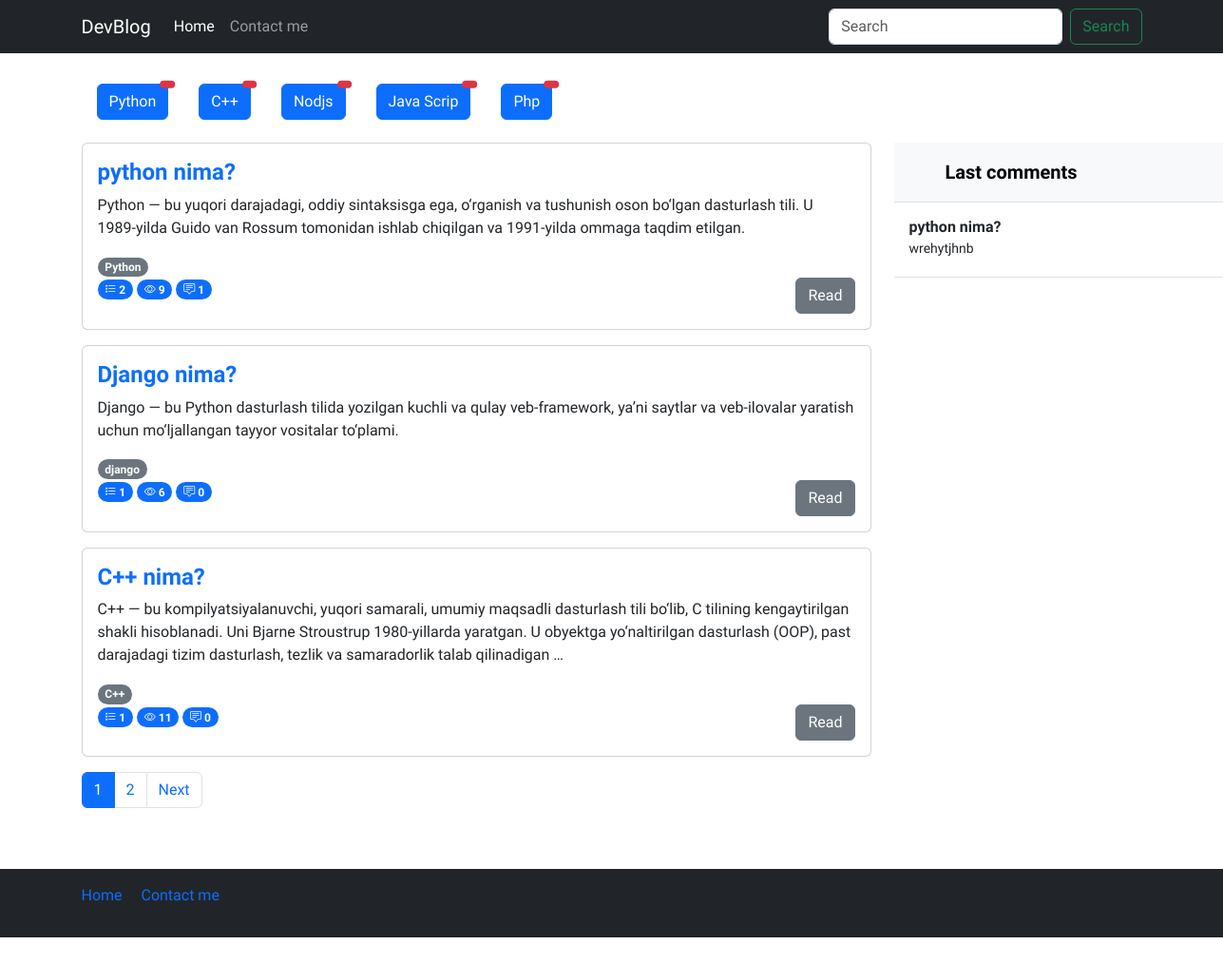
The page / on the database its author committed.
### pageapp/models.py (models this page shows, shortened)
class Category(models.Model):
    name = models.CharField(max_length=500)
    slug = models.CharField(max_length=250)

class Post(models.Model):
    title = models.CharField(max_length=200)
    body = models.TextField()
    author = models.CharField(max_length=100)
    category = models.ForeignKey(Category, on_delete=models.PROTECT, related_name='categories')
    tag = models.ManyToManyField(Tag)
    views = models.PositiveIntegerField(default=0)
    publish_date = models.DateTimeField(auto_now_add=True)
    published = models.BooleanField(default=True)
    on_top = models.BooleanField(default=True)

class Tag(models.Model):
    name = models.CharField(max_length=500)
    slug = models.CharField(max_length=250)

class Comment(models.Model):
    author = models.CharField(max_length=100,blank=False)
    comment = models.TextField(verbose_name = "Comment")
    post = models.ForeignKey(Post,on_delete=models.CASCADE, related_name='comments')

### pageapp/views.py (the view)
# urls.py: path('', views.home_page, name='home'),
def home_page(request):
    categories = Category.objects.all()
    posts = Post.objects.all()
    paginator = Paginator(posts, 3)
    page_number = request.GET.get("page")
    page_obj = paginator.get_page(page_number)
    last_comments = Comment.objects.all().order_by("-id")[:10]
    data = {
        "categories": categories,
        "page_obj": page_obj,
        "last_comments": last_comments
    }
    return render(request=request, template_name='index.html', context=data)

### templates/index.html (shortened to what this page needs)
{% load static %}
<!DOCTYPE html>
<html lang="en">
  <head>
    <link rel="stylesheet" href="{% static 'css/style.css' %}" />
    <link
      rel="stylesheet"
      href="https://cdn.jsdelivr.net/npm/bootstrap-icons@1.11.3/font/bootstrap-icons.min.css"
    />
    <link
      href="https://cdn.jsdelivr.net/npm/bootstrap@5.3.2/dist/css/bootstrap.min.css"
      rel="stylesheet"
    />
  </head>
  <body>
    <header>
      <nav class="navbar navbar-expand-md navbar-dark bg-dark mb-4">
        <div class="container">
          <a class="navbar-brand" href="/">DevBlog</a>
          <div class="collapse navbar-collapse" id="navbarCollapse">
            <ul class="navbar-nav me-auto mb-2 mb-md-0">
              <li class="nav-item">
                <a class="nav-link active" aria-current="page" href="{% url 'blog:home' %}">Home</a>
              </li>
              <li class="nav-item">
                <a class="nav-link" href="{% url 'blog:contact' %}">Contact me</a>
              </li>
            </ul>
            <form
              class="d-flex"
              role="search"
              action="{% url 'blog:search' %}"
              method="get"
            >
              <input
                class="form-control me-2"
                name="query"
                type="search"
                placeholder="Search"
                aria-label="Search"
                control-id="ControlID-1"
              />
              <button
                class="btn btn-outline-success"
                type="submit"
                control-id="ControlID-2"
              >
                Search
              </button>
            </form>
          </div>
        </div>
      </nav>
    </header>
    <main>
      <section>
        <div class="container-md">
          <div class="d-flex flex-wrap my-3">
            {% for cat in categories %}
            <div class="d-flex flex-wrap mx-3 my-2">
              <a
                href="{% url 'blog:category_list' cat.slug %}"
                class="btn btn-primary position-relative"
              >
                {{ cat.name }}
                <span
                  class="position-absolute top-0 start-100 translate-middle badge rounded-pill bg-danger"
                >
                </span>
              </a>
            </div>
            {% endfor %}
          </div>
        </div>
        <div class="container-md">
          <div class="row">
            <div class="col-sm-12 col-md-9">
              {% for post in page_obj %}
              <div class="card mb-3">
                <div class="card-body">
                  <div class="content">
                    <a
                      href="{% url 'blog:detail' post.id %}"
                      class="text-decoration-none"
                    >
                      <h4 class="card-title fw-bold">{{post.title}}</h4></a
                    >
                    <p class="card-text">{{post.body|truncatewords:'35'}}</p>
                    {% for tag in post.tag.all %}
                    <span class="badge rounded-pill text-bg-secondary"
                      >{{tag.name}}</span
                    >
                    {% endfor %}
                    <br />
                    <span class="badge bg-primary rounded-pill">
                      <i class="bi bi-list-stars"></i>
                      {{post.ratings.all.count}}
                    </span>
                    <span class="badge bg-primary rounded-pill">
                      <i class="bi bi-eye"></i>
                      {{post.views}}
                    </span>
                    <span class="badge bg-primary rounded-pill">
                      <i class="bi bi-chat-square-text"></i>
                      {{post.comments.all.count}}
                    </span>
                    <a
                      href="{% url 'blog:detail' post.id %}"
                      class="btn btn-secondary float-end"
                      >Read</a
                    >
                  </div>
                </div>
              </div>
              {% empty %}
              <h3>Posts not found !</h3>
              {% endfor %}
              <nav aria-label="...">
                <ul class="pagination">
                  {% for page in page_obj.paginator.page_range %}
                  <li class="page-item {% if page_obj.number == page %} active {% endif %}">
                    <a class="page-link" href="?page={{ page }}">{{ page }}</a>
                  </li>
                  {% endfor %}
                  {% if page_obj.has_next %}
                  <li class="page-item">
                    <a
                      class="page-link"
                      href="?page={{ page_obj.next_page_number }}"
                      >Next</a
                    >
                  </li>
                  {% endif %}
                </ul>
              </nav>
            </div>
            <div class="col-sm-none col-md-3">
              <div
                class="d-flex flex-column align-items-stretch flex-shrink-0 bg-body-tertiary"
                style="width: 380px"
              >
                <a
                  href="/"
                  class="d-flex align-items-center flex-shrink-0 p-3 link-body-emphasis text-decoration-none border-bottom"
                >
                  <svg class="bi pe-none me-2" width="30" height="24">
                    <use xlink:href="#bootstrap"></use>
                  </svg>
                  <span class="fs-5 fw-semibold">Last comments</span>
                </a>
                <div
                  class="list-group list-group-flush border-bottom scrollarea"
                >
                  {% for comment in last_comments %}
                  <a
                    href="{% url 'blog:detail' comment.post.id %}"
                    class="list-group-item list-group-item-action py-3 lh-sm"
                  >
                    <div
                      class="d-flex w-100 align-items-center justify-content-between"
                    >
                      <strong class="mb-1">{{comment.post.title}}</strong>
                    </div>
                    <div class="col-10 mb-1 small">{{comment.comment}}</div>
                  </a>
                  {% endfor %}
                </div>
              </div>
            </div>
          </div>
        </div>
      </section>
    </main>
    <footer class="footer mt-auto text-white-50 bg-dark">
      <div class="container">
        <div class="row my-5">
          <div class="col-12">
            <nav
              style="--bs-breadcrumb-divider: '|'"
              aria-label="breadcrumb"
              class="py-3"
            >
              <ol class="breadcrumb">
                <li class="breadcrumb-item">
                  <a href="/" class="text-decoration-none">Home</a>
                </li>
                <li class="breadcrumb-item" aria-current="page">
                  <a href="{% url 'blog:contact' %}" class="text-decoration-none">Contact me</a>
                </li>
              </ol>
            </nav>
          </div>
        </div>
      </div>
    </footer>
  </body>
</html>

### staticfiles/css/style.css (style rules this page uses)
* { font-family: 'Onest', sans-serif !important; }

### rows shown on the page
Category: name "Python"
Category: name "C++"
Category: name "Nodjs"
Category: name "Java Scrip"
Category: name "Php"
Post: title "python nima?", body "Python — bu yuqori darajadagi, oddiy sintaksisga ega, o‘rganish va tushunish oson bo‘lgan dasturlash tili. U 1989-yilda Guido van Rossum tomonidan ishlab chiqilgan va 1991-yilda ommaga taqdim etilgan.", ratings.all.count "2", views "9", comments.all.count "1"
Tag: name "Python"
Post: title "Django nima?", body "Django — bu Python dasturlash tilida yozilgan kuchli va qulay veb-framework, ya’ni saytlar va veb-ilovalar yaratish uchun mo‘ljallangan tayyor vositalar to‘plami.", ratings.all.count "1", views "6", comments.all.count "0"
Tag: name "django"
Post: title "C++ nima?", body "C++ — bu kompilyatsiyalanuvchi, yuqori samarali, umumiy maqsadli dasturlash tili bo‘lib, C tilining kengaytirilgan shakli hisoblanadi. Uni Bjarne Stroustrup 1980-yillarda yaratgan. U obyektga yo‘naltirilgan dasturlash (OOP), past darajadagi tizim dasturlash, tezlik va samaradorlik talab qilinadigan …", ratings.all.count "1", views "11", comments.all.count "0"
Tag: name "C++"
Comment: post "python nima?", comment "wrehytjhnb"

### other values the page prints
{{ page }} "1" "2"
